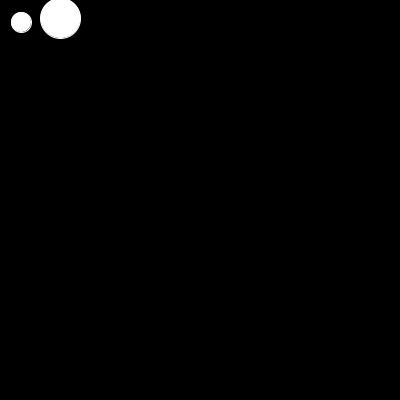
Frame 1 (no input)
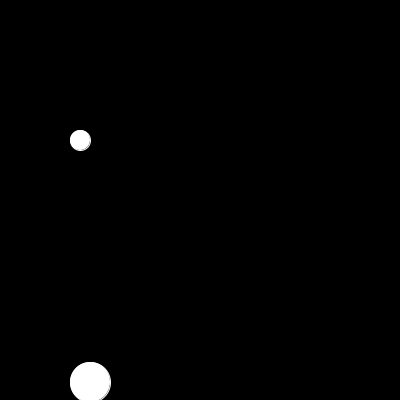
Frame 60 (the mouse pressed at the canvas centre just before this capture)
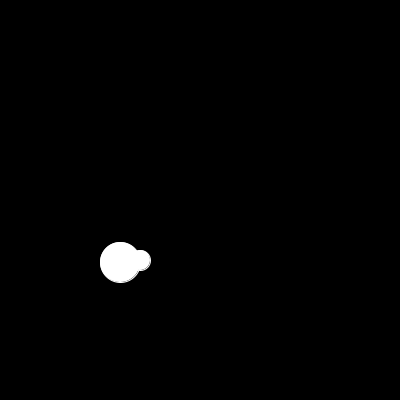
Frame 120 (the mouse held since frame 60 and released just before this capture)

The Processing sketch that drew these frames (run headless with seeded random() and noise(); from frame 60 on, the mouse is pressed at the canvas centre):

// Processing sketch: basicBallUsingClass
// ── basicBallUsingClass.pde
//declare two objects of type MyBall (defined below)
MyBall theBall;
MyBall theOtherBall;

void setup() {
  size(400, 400);
  //instatiate the objects, supplying the values for 
  //initialising
  theBall=new MyBall(20, 20, 20, 1, 2);
  theOtherBall=new MyBall(60, 20, 40, .5, -2);
  stroke(255);
}

void draw() {
  background(0);
  //call each objects move function
  theBall.moveMe();
  theBall.drawMe();
  //call each objects draw function
  theOtherBall.moveMe();
  theOtherBall.drawMe();
}

//definition of MyBall class
class MyBall
{
  //each ball will have its own set of variables
  float xPos;
  float yPos;
  float mySize;
  float xSpeed;
  float ySpeed;

  //when an object is created the function with the same name as the 
  //class will be used to initiialise it
  MyBall(float setX, float setY, int setMySize, float setXSpeed, float setYSpeed) {
    //pass the values supplied in the parameters to the objects 
    //variables
    xPos=setX;
    yPos=setY;
    mySize=setMySize;
    xSpeed= setXSpeed;
    ySpeed= setYSpeed;
  }
  //this function changes the variables to move the ball
  //and checks for the edges of the window
  void moveMe() {
    xPos=xPos+xSpeed;
    yPos=yPos+ySpeed;
    if (xPos<-mySize) xPos=width+mySize;
    if (xPos>width+mySize) xPos=-mySize;
    if (yPos<-mySize) yPos=width+mySize;
    if (yPos>width+mySize) yPos=-mySize;
  }
  
  //this function draws the ball on the screen
  void drawMe() {
    ellipse(xPos, yPos, mySize, mySize);
  }
}
